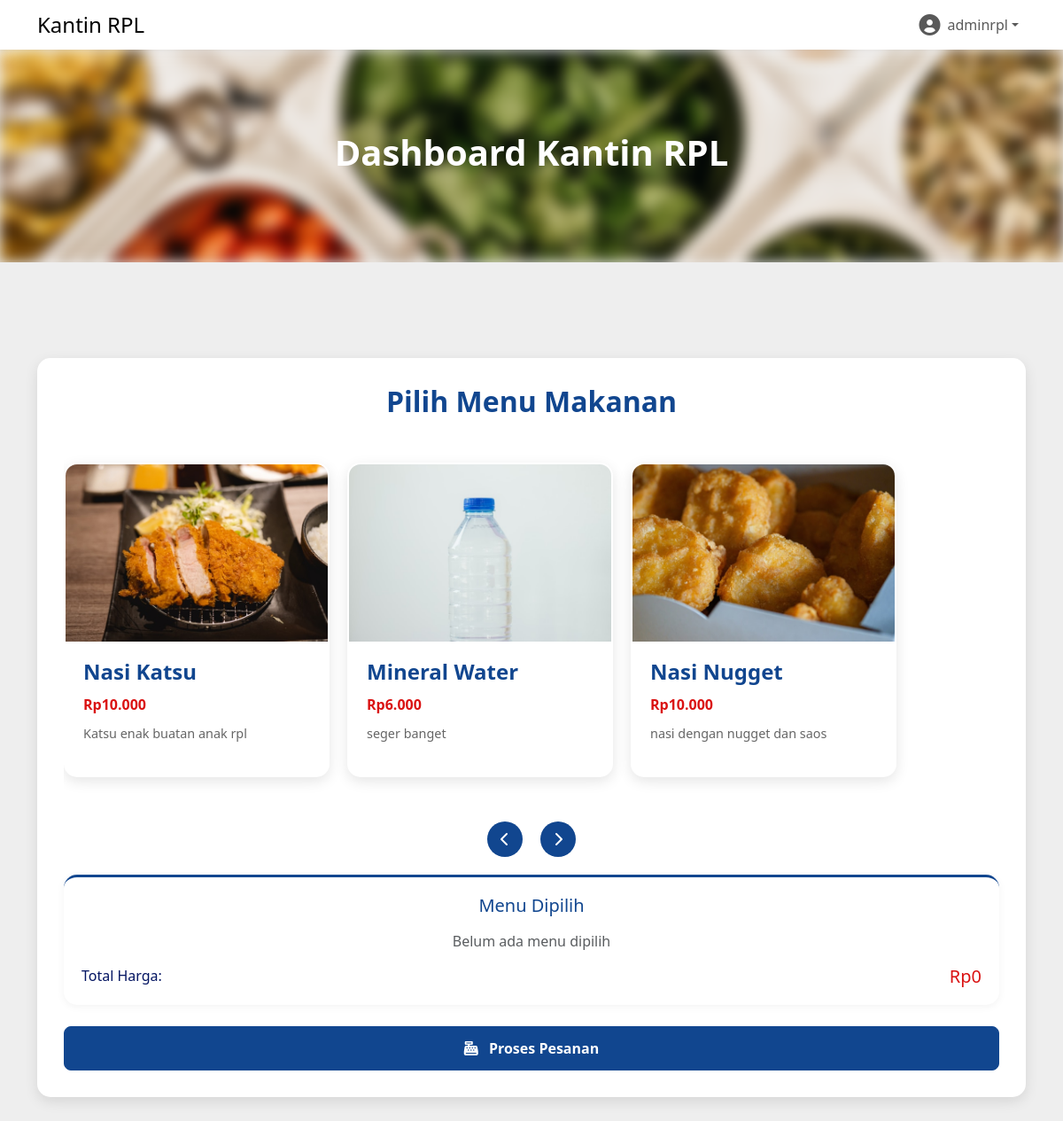
Page /transaksi.php (signed in) on the committed database.
### tables this page shows
CREATE TABLE `menu` (
  `id` int(11) NOT NULL,
  `jurusan` enum('RPL','AKL','MP','Adnor') NOT NULL,
  `nama_makanan` varchar(100) NOT NULL,
  `deskripsi` text DEFAULT NULL,
  `gambar` varchar(255) DEFAULT NULL,
  `harga` int(11) NOT NULL
);

### transaksi.php (the view, shortened to what this page needs)
<?php
include 'config/db.php';
$jurusan = $_SESSION['user']['jurusan'];
$username = $_SESSION['user']['username'];
$menus = $conn->query("SELECT * FROM menu WHERE jurusan = '$jurusan'");
?>
<!DOCTYPE html>
<html lang="en">
<head>
    <link rel="stylesheet" href="https://cdn.jsdelivr.net/npm/bootstrap@5.3.3/dist/css/bootstrap.min.css">
    <link href="https://cdnjs.cloudflare.com/ajax/libs/font-awesome/6.0.0-beta3/css/all.min.css" rel="stylesheet">
</head>
<body>
    <nav class="navbar navbar-expand-lg navbar-light bg-white shadow-sm">
        <div class="container">
            <a class="navbar-brand" href="dashboard.php">
                <h4 class="m-0">Kantin <?= htmlspecialchars($jurusan) ?></h4>
            </a>
            <div class="collapse navbar-collapse" id="navbarNav">
                <ul class="navbar-nav ms-auto">
                    <li class="nav-item dropdown">
                        <a class="nav-link dropdown-toggle d-flex align-items-center" href="#" id="navbarDropdown" role="button" data-bs-toggle="dropdown" aria-expanded="false">
                            <i class="fas fa-user-circle me-2 fs-4"></i>
                            <span><?= htmlspecialchars($username) ?></span>
                        </a>
                    </li>
                </ul>
            </div>
        </div>
    </nav>
    <section class="hero">
        <div class="hero-background position-absolute w-100 h-100">
            <img src="img/image.png" alt="Dashboard Kantin" class="hero-img w-100 h-100 object-fit-cover" style="filter: blur(8px);">
        </div>
        <div class="hero-text text-center">
            <h1 class="fw-bold">Dashboard Kantin <?= htmlspecialchars($jurusan) ?></h1>
        </div>
    </section>
    <section class="py-5">
        <div class="container">
            <div class="transaction-container">
                <h2 class="transaction-title">Pilih Menu Makanan</h2>
                <div class="menu-slider" id="menuSlider">
                    <?php while ($row = $menus->fetch_assoc()): ?>
                        <div class="menu-card"
                             data-id="<?= $row['id'] ?>"
                             data-nama="<?= htmlspecialchars($row['nama_makanan']) ?>"
                             data-harga="<?= $row['harga'] ?>">
                            <img src="<?= $row['gambar'] ?? 'img/default-food.jpg' ?>" class="menu-img" alt="<?= htmlspecialchars($row['nama_makanan']) ?>">
                            <div class="menu-body">
                                <h4 class="menu-title"><?= htmlspecialchars($row['nama_makanan']) ?></h4>
                                <div class="menu-price">Rp<?= number_format($row['harga'], 0, ',', '.') ?></div>
                                <p class="menu-desc"><?= htmlspecialchars($row['deskripsi'] ?? 'Menu kantin '.$jurusan) ?></p>
                            </div>
                        </div>
                    <?php endwhile; ?>
                </div>
                <div class="slider-nav">
                    <div class="slider-arrow" id="slideLeft"><i class="fas fa-chevron-left"></i></div>
                    <div class="slider-arrow" id="slideRight"><i class="fas fa-chevron-right"></i></div>
                </div>
                <div class="selected-items" id="selectedItems">
                    <h5 class="text-center mb-3" style="color: var(--primary-color);">Menu Dipilih</h5>
                    <div id="selectedItemsList">
                        <p class="text-center text-muted">Belum ada menu dipilih</p>
                    </div>
                    <div class="d-flex justify-content-between align-items-center mt-3">
                        <h6 class="mb-0">Total Harga:</h6>
                        <h5 class="mb-0" id="totalPriceDisplay" style="color: var(--accent-color);">Rp0</h5>
                    </div>
                </div>
                <form method="post" id="orderForm" class="mt-4">
                    <button type="submit" class="btn btn-primary">
                        <i class="fas fa-cash-register me-2"></i> Proses Pesanan
                    </button>
                </form>
            </div>
        </div>
    </section>
</body>
</html>

### transaksi.php (style rules this page uses)
:root { --dark-color: #041562; --primary-color: #11468F; --accent-color: #DA1212; --light-color: #EEEEEE; --secondary-color: #28a745; }
body { background-color: var(--light-color); font-family: 'Segoe UI', Tahoma, Geneva, Verdana, sans-serif; color: var(--dark-color); }
.hero { position: relative; min-height: 30vh; overflow: hidden; margin-bottom: 30px; }
.hero-text { position: absolute; top: 50%; left: 50%; transform: translate(-50%, -50%); color: white; z-index: 2; }
.menu-slider { display: flex; overflow-x: auto; scroll-snap-type: x mandatory; gap: 20px; padding: 20px 0; margin: 30px 0; -webkit-overflow-scrolling: touch; }
.menu-card { scroll-snap-align: start; flex: 0 0 300px; background: white; border-radius: 15px; overflow: hidden; box-shadow: 0 5px 15px rgba(0,0,0,0.1); transition: all 0.3s ease; cursor: pointer; border: 2px solid transparent; }
.menu-img { width: 100%; height: 200px; object-fit: cover; }
.menu-body { padding: 20px; }
.menu-title { font-weight: 600; color: var(--primary-color); margin-bottom: 10px; }
.menu-price { font-weight: 700; color: var(--accent-color); margin: 10px 0; }
.menu-desc { color: #666; font-size: 0.9rem; }
.transaction-container { background: white; border-radius: 15px; padding: 30px; box-shadow: 0 5px 15px rgba(0,0,0,0.1); margin-top: 30px; }
.transaction-title { color: var(--primary-color); font-weight: 700; margin-bottom: 30px; text-align: center; }
.btn-primary { background-color: var(--primary-color); border-color: var(--primary-color); height: 50px; border-radius: 8px; font-weight: 600; width: 100%; transition: all 0.3s; }
.selected-items { background-color: white; border-radius: 15px; padding: 20px; margin-top: 20px; box-shadow: 0 2px 10px rgba(0,0,0,0.05); border-top: 3px solid var(--primary-color); }
.slider-nav { display: flex; justify-content: center; gap: 20px; margin: 20px 0; }
.slider-arrow { background: var(--primary-color); color: white; width: 40px; height: 40px; border-radius: 50%; display: flex; align-items: center; justify-content: center; cursor: pointer; transition: all 0.3s; }

### rows in the picture
menu: gambar (picture), nama_makanan "Nasi Katsu", harga "10.000", deskripsi "Katsu enak buatan anak rpl"
menu: gambar (picture), nama_makanan "Mineral Water", harga "6.000", deskripsi "seger banget"
menu: gambar (picture), nama_makanan "Nasi Nugget", harga "10.000", deskripsi "nasi dengan nugget dan saos"

### other values in the picture
$jurusan "RPL"
$username "adminrpl"
